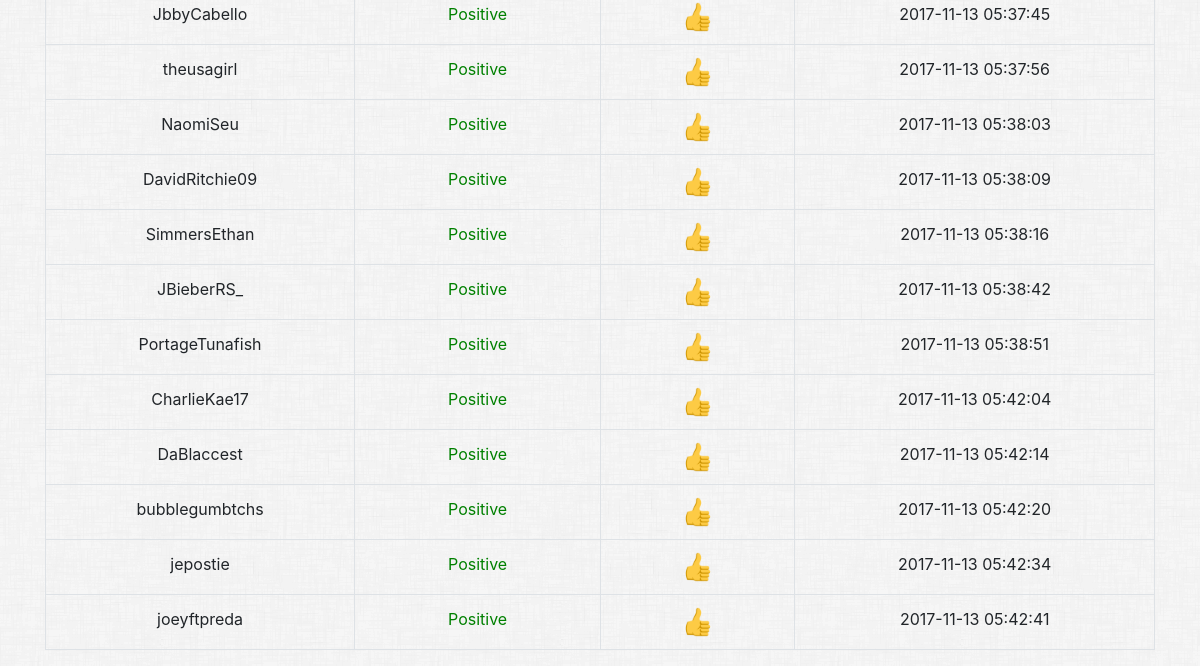
Page /history (signed in, lower part) on the earlier database version.
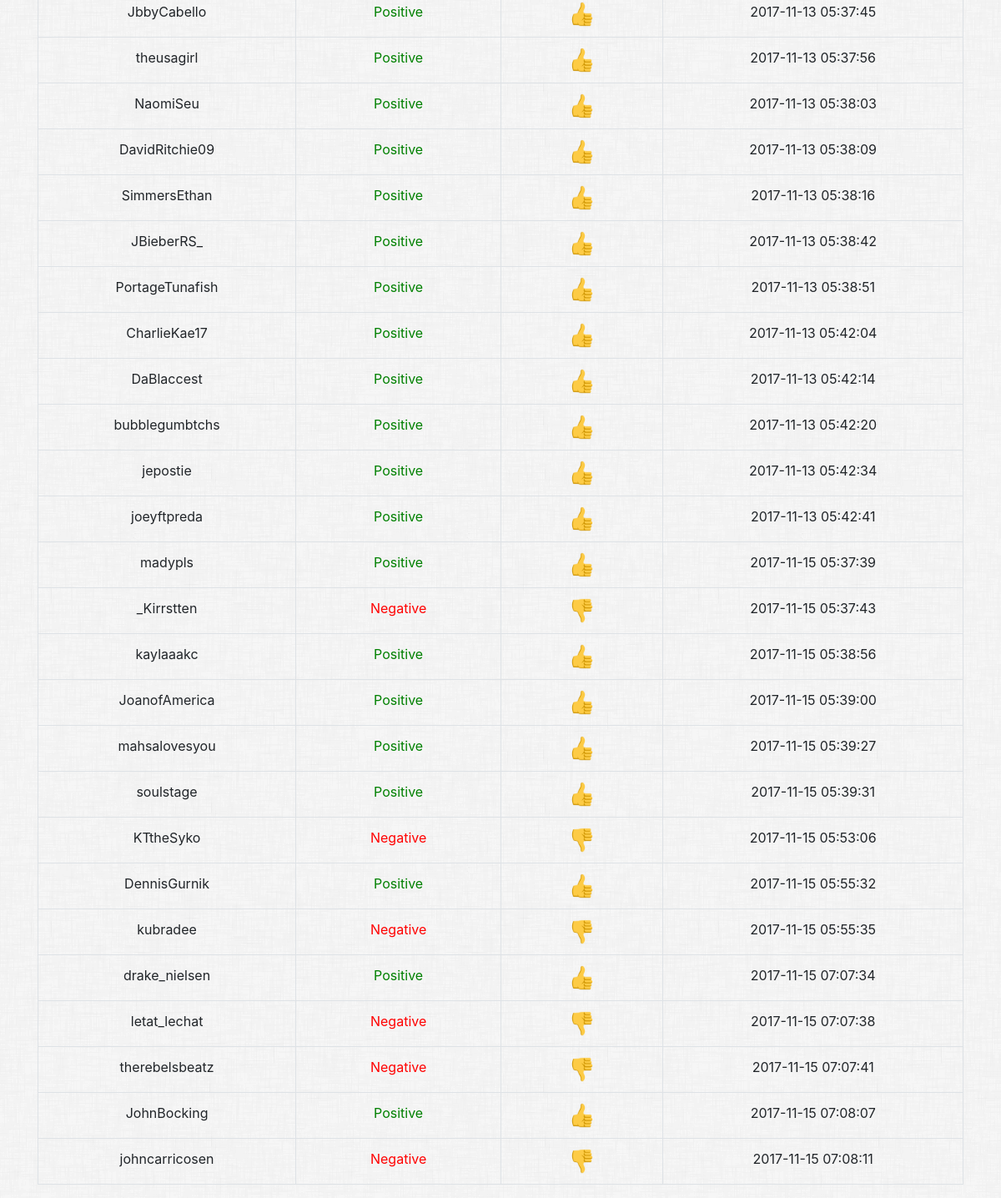
Same page on the later database version.
### tables this page shows
CREATE TABLE "guesses" (
	`username`	TEXT NOT NULL,
	`twitter_user`	TEXT NOT NULL,
	`guess`	TEXT NOT NULL,
	`result`	TEXT NOT NULL,
	`date`	TEXT NOT NULL
);

### application.py (the view)
@app.route('/history')
def history():
    if 'username' in session:
        con = None
        try:
            con = lite.connect('twittergame.db')
            cur = con.cursor()
            cur.execute("SELECT * FROM guesses WHERE username = ?", (session['username'],))
            userHistory = cur.fetchall()
            return render_template('history.html', history = userHistory)
        except lite.Error as e:
            print('Error: {}'.format(e.args[0]))
            return render_template('error.html', errorCode = e.args[0])
            sys.exit(1)
        finally:
            if con:
                con.close()
    else:
        return redirect(url_for('index'))

### templates/history.html (shortened to what this page needs)
{% extends "layout.html" %}
{% block main %}
    <div class="container text-center">
        <table class="table table-bordered">
            <tbody>
                {% for entry in history %}
                <tr>
                    <td>{{ entry[1] }}</td>
                    {% if entry[2] == 'positive' %}
                        <td class="posHistoryGuess">Positive</td>
                    {% else %}
                        <td class="negHistoryGuess">Negative</td>
                    {% endif %}
                    {% if entry[3] == 'True' %}
                        <td><img src="../static/assets/thumbs_up_emoji.png" class="historyOutcomeEmoji"></td>
                    {% else %}
                        <td><img src="../static/assets/thumbs_down_emoji.png" class="historyOutcomeEmoji"></td>
                    {% endif %}
                    <td>{{ entry[4] }}</td>
                </tr>
                {% endfor %}
            </tbody>
        </table>
    </div>
{% endblock %}

### templates/layout.html (shortened to what this page needs)
<!DOCTYPE html>
<html lang="en">
    <head>
        <link rel="stylesheet" href="https://maxcdn.bootstrapcdn.com/bootstrap/4.0.0-alpha.6/css/bootstrap.min.css">
        <link rel="stylesheet" href="{{ url_for('static', filename='styles.css') }}" />
    </head>
    <body>
        <main>
            {% block main %}{% endblock %}
        </main>
    </body>
</html>

### static/styles.css (style rules this page uses)
body { background-image: url(assets/dust_scratches.png); }
.posHistoryGuess { color: green; }
.negHistoryGuess { color: red; }
.historyOutcomeEmoji { width: 30px; }

Differences in the rows shown:
added guesses: twitter_user "madypls", guess "Positive", date "2017-11-15 05:37:39"
added guesses: twitter_user "_Kirrstten", guess "Negative", date "2017-11-15 05:37:43"
added guesses: twitter_user "kaylaaakc", guess "Positive", date "2017-11-15 05:38:56"
added guesses: twitter_user "JoanofAmerica", guess "Positive", date "2017-11-15 05:39:00"
added guesses: twitter_user "mahsalovesyou", guess "Positive", date "2017-11-15 05:39:27"
added guesses: twitter_user "soulstage", guess "Positive", date "2017-11-15 05:39:31"
added guesses: twitter_user "KTtheSyko", guess "Negative", date "2017-11-15 05:53:06"
added guesses: twitter_user "DennisGurnik", guess "Positive", date "2017-11-15 05:55:32"
added guesses: twitter_user "kubradee", guess "Negative", date "2017-11-15 05:55:35"
added guesses: twitter_user "drake_nielsen", guess "Positive", date "2017-11-15 07:07:34"
added guesses: twitter_user "letat_lechat", guess "Negative", date "2017-11-15 07:07:38"
added guesses: twitter_user "therebelsbeatz", guess "Negative", date "2017-11-15 07:07:41"
added guesses: twitter_user "JohnBocking", guess "Positive", date "2017-11-15 07:08:07"
added guesses: twitter_user "johncarricosen", guess "Negative", date "2017-11-15 07:08:11"
